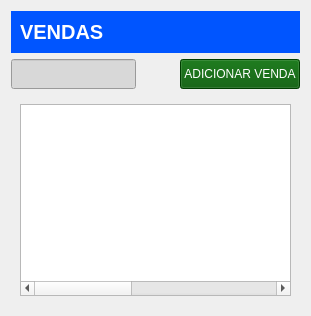
      <widget class="QWidget" name="vendas">
       <layout class="QVBoxLayout" name="verticalLayout_3">
        <item>
         <widget class="QWidget" name="widget_8" native="true">
          <property name="maximumSize">
           <size>
            <width>16777215</width>
            <height>50</height>
           </size>
          </property>
          <property name="styleSheet">
           <string notr="true">background-color: rgb(0, 85, 255);</string>
          </property>
          <layout class="QHBoxLayout" name="horizontalLayout_14">
           <item>
            <widget class="QLabel" name="tituloVendas">
             <property name="font">
              <font>
               <pointsize>15</pointsize>
               <weight>75</weight>
               <bold>true</bold>
              </font>
             </property>
             <property name="styleSheet">
              <string notr="true">color: rgb(255, 255, 255);</string>
             </property>
             <property name="text">
              <string>VENDAS</string>
             </property>
            </widget>
           </item>
          </layout>
         </widget>
        </item>
        <item>
         <widget class="QWidget" name="widget_17" native="true">
          <property name="maximumSize">
           <size>
            <width>16777215</width>
            <height>50</height>
           </size>
          </property>
          <layout class="QGridLayout" name="gridLayout_10">
           <property name="leftMargin">
            <number>0</number>
           </property>
           <property name="topMargin">
            <number>0</number>
           </property>
           <property name="rightMargin">
            <number>0</number>
           </property>
           <property name="bottomMargin">
            <number>0</number>
           </property>
           <item row="0" column="2" colspan="2">
            <widget class="QPushButton" name="adicionarVendas">
             <property name="maximumSize">
              <size>
               <width>16777215</width>
               <height>200</height>
              </size>
             </property>
             <property name="styleSheet">
              <string notr="true">QPushButton{
background-color: rgb(0, 85, 0);
color: rgb(255, 255, 255);

}
</string>
             </property>
             <property name="text">
              <string>ADICIONAR VENDA</string>
             </property>
            </widget>
           </item>
           <item row="0" column="0">
            <widget class="QLineEdit" name="inputVendas">
             <property name="minimumSize">
              <size>
               <width>0</width>
               <height>30</height>
              </size>
             </property>
             <property name="maximumSize">
              <size>
               <width>16777215</width>
               <height>300</height>
              </size>
             </property>
             <property name="font">
              <font>
               <pointsize>10</pointsize>
              </font>
             </property>
             <property name="styleSheet">
              <string notr="true">color: rgb(255, 255, 255);
background-color: rgb(216, 216, 216);</string>
             </property>
            </widget>
           </item>
           <item row="0" column="1">
            <widget class="QPushButton" name="pesquisarVendas">
             <property name="styleSheet">
              <string notr="true">QPushButton{
border:none;

}</string>
             </property>
             <property name="text">
              <string/>
             </property>
             <property name="icon">
              <iconset>
               <normaloff>img/magnifying-glass (1).png</normaloff>img/magnifying-glass (1).png</iconset>
             </property>
             <property name="iconSize">
              <size>
               <width>25</width>
               <height>25</height>
              </size>
             </property>
            </widget>
           </item>
          </layout>
         </widget>
        </item>
        <item>
         <widget class="QWidget" name="widget_18" native="true">
          <layout class="QHBoxLayout" name="horizontalLayout_15">
           <item>
            <widget class="QTableWidget" name="tabelaVendas">
             <property name="enabled">
              <bool>true</bool>
             </property>
             <property name="autoFillBackground">
              <bool>false</bool>
             </property>
             <property name="frameShape">
              <enum>QFrame::StyledPanel</enum>
             </property>
             <property name="frameShadow">
              <enum>QFrame::Plain</enum>
             </property>
             <property name="lineWidth">
              <number>10</number>
             </property>
             <property name="midLineWidth">
              <number>10</number>
             </property>
             <property name="verticalScrollBarPolicy">
              <enum>Qt::ScrollBarAsNeeded</enum>
             </property>
             <property name="horizontalScrollBarPolicy">
              <enum>Qt::ScrollBarAsNeeded</enum>
             </property>
             <property name="autoScroll">
              <bool>true</bool>
             </property>
             <property name="editTriggers">
              <set>QAbstractItemView::NoEditTriggers</set>
             </property>
             <property name="tabKeyNavigation">
              <bool>false</bool>
             </property>
             <property name="selectionBehavior">
              <enum>QAbstractItemView::SelectItems</enum>
             </property>
             <property name="showGrid">
              <bool>true</bool>
             </property>
             <property name="sortingEnabled">
              <bool>false</bool>
             </property>
             <attribute name="horizontalHeaderVisible">
              <bool>false</bool>
             </attribute>
             <attribute name="horizontalHeaderCascadingSectionResizes">
              <bool>true</bool>
             </attribute>
             <attribute name="horizontalHeaderMinimumSectionSize">
              <number>50</number>
             </attribute>
             <attribute name="horizontalHeaderDefaultSectionSize">
              <number>100</number>
             </attribute>
             <attribute name="horizontalHeaderHighlightSections">
              <bool>false</bool>
             </attribute>
             <attribute name="horizontalHeaderShowSortIndicator" stdset="0">
              <bool>false</bool>
             </attribute>
             <attribute name="horizontalHeaderStretchLastSection">
              <bool>true</bool>
             </attribute>
             <attribute name="verticalHeaderVisible">
              <bool>false</bool>
             </attribute>
             <attribute name="verticalHeaderCascadingSectionResizes">
              <bool>true</bool>
             </attribute>
             <attribute name="verticalHeaderMinimumSectionSize">
              <number>10</number>
             </attribute>
             <attribute name="verticalHeaderDefaultSectionSize">
              <number>50</number>
             </attribute>
             <attribute name="verticalHeaderHighlightSections">
              <bool>true</bool>
             </attribute>
             <attribute name="verticalHeaderShowSortIndicator" stdset="0">
              <bool>true</bool>
             </attribute>
             <attribute name="verticalHeaderStretchLastSection">
              <bool>false</bool>
             </attribute>
             <column>
              <property name="text">
               <string>ID</string>
              </property>
             </column>
             <column>
              <property name="text">
               <string>NOME</string>
              </property>
             </column>
             <column>
              <property name="text">
               <string>TELEFONE</string>
              </property>
             </column>
             <column>
              <property name="text">
               <string>EMAIL</string>
              </property>
             </column>
             <column>
              <property name="text">
               <string>EDITAR</string>
              </property>
             </column>
            </widget>
           </item>
          </layout>
         </widget>
        </item>
       </layout>
      </widget>
